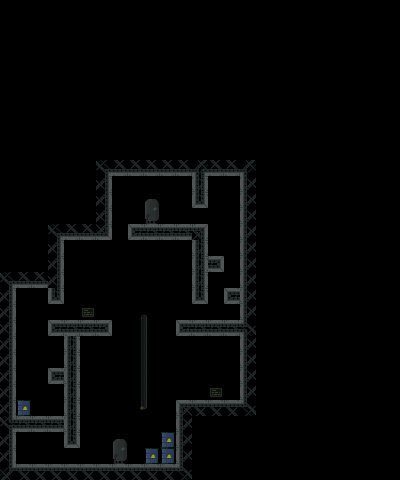

This game map was drawn from its Tiled (.tmx) file and the tilesets committed beside it. A one-line description and the trimmed map source follow:
An orthogonal 25x30 tile map with 16x16 px tiles, 5 tile layers (Background, Back1, Back2, Fore1, ...), 2 tilesets.

<map version="1.0" orientation="orthogonal" width="25" height="30" tilewidth="16" tileheight="16">
 <tileset firstgid="1" name="Tileset1" tilewidth="16" tileheight="16">
  <image source="tileset1.png" width="128" height="128" />
 </tileset>
 <tileset firstgid="65" name="Tileset2" tilewidth="16" tileheight="16">
  <image source="tileset2.png" width="64" height="64" />
 </tileset>
 <layer name="Background" width="25" height="30">
  <data>[750 cells, 20 non-empty, 9 distinct tile ids]</data>
 </layer>
 <layer name="Back1" width="25" height="30">
  <data>[750 cells, 0 non-empty, 0 distinct tile ids]</data>
 </layer>
 <layer name="Back2" width="25" height="30">
  <data>[750 cells, 0 non-empty, 0 distinct tile ids]</data>
 </layer>
 <layer name="Fore1" width="25" height="30">
  <data>[750 cells, 105 non-empty, 20 distinct tile ids]</data>
 </layer>
 <layer name="Fore2" width="25" height="30">
  <data>[750 cells, 105 non-empty, 20 distinct tile ids]</data>
 </layer>
</map>
